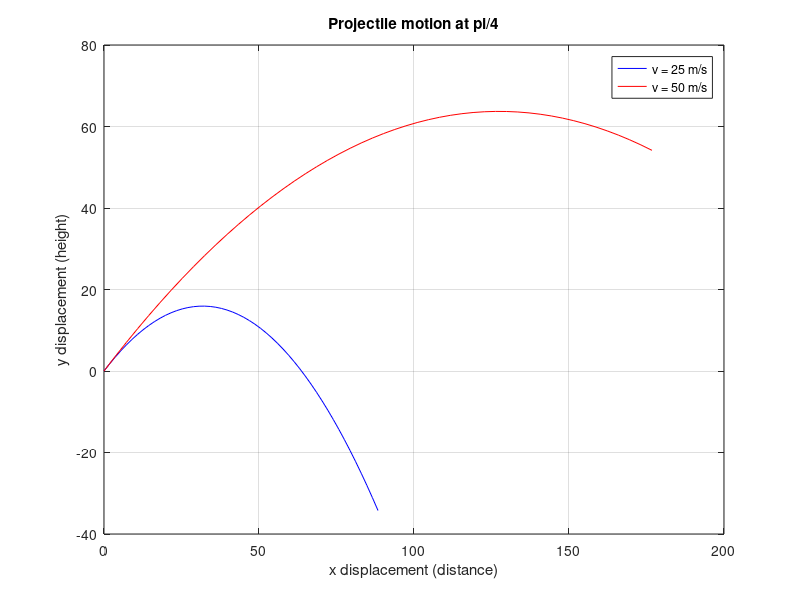

The MATLAB script that drew this image:
% Name: Logan Kramer
% Date: 2/26/20
clc;
clear all;
close all;
%declare constances
g = 9.81;
v1 = 25;
v2 = 50;
theta = 3.1415/4;
x0 = 0;
y0 = 0;
% array from 0 to 5 in increments of 0.1
t = linspace(0, 5, 50);
%plot first graph where v1 = 25
x = x0 + v1  * cos(theta) .* t;
y = y0 + v1 .* sin(theta) .* t - (g / 2) .* t .* t;
plot(x, y, 'b');
hold on;
%plot second graph where v2 = 50
x = x0 + v2 .* cos(theta) .* t;
y = y0 + v2 .* sin(theta) .* t - (g / 2) .* t .* t;
plot(x, y, 'r');
%set colors, labels, and legend
colormap winter;
legend('v = 25 m/s', 'v = 50 m/s');
xlabel('x displacement (distance)')
ylabel('y displacement (height)')
title('Projectile motion at pi/4');
grid on;